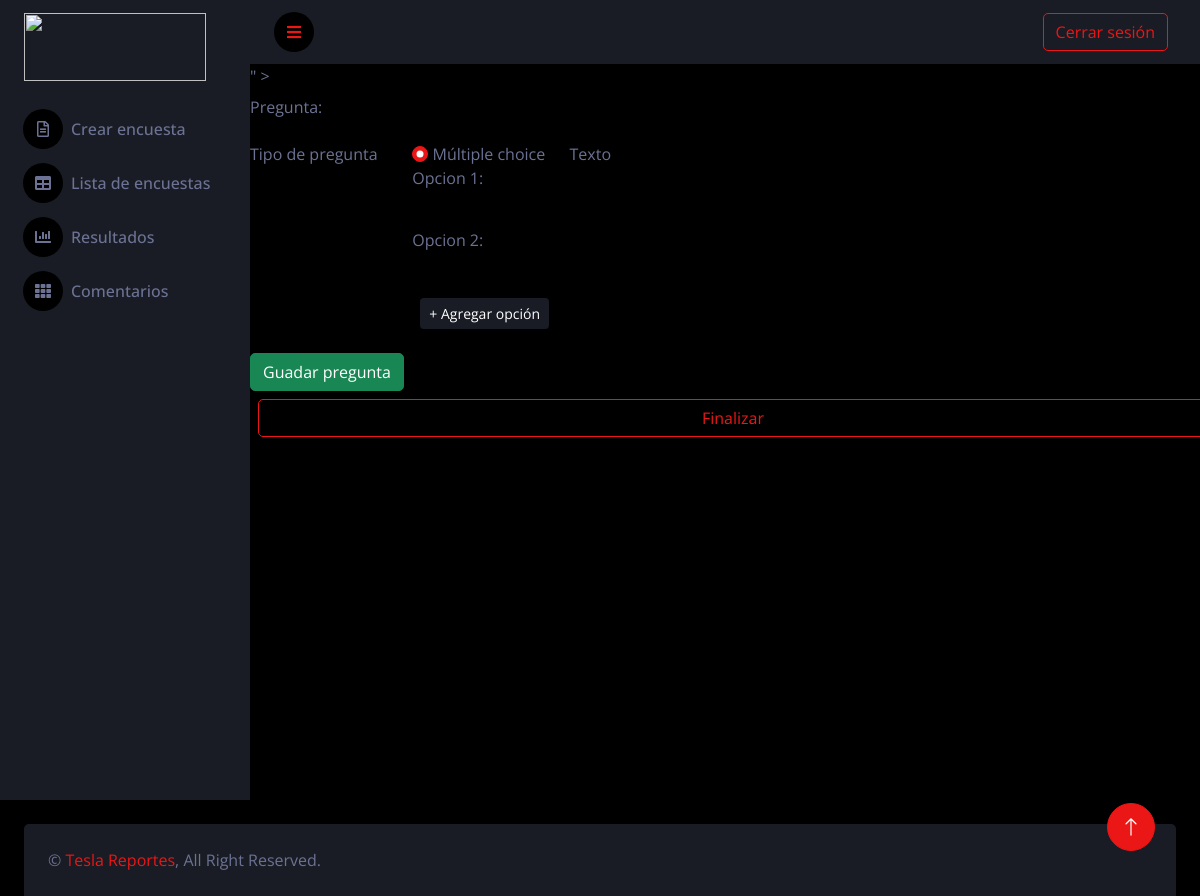
The app's page /crear_preguntas.php, older data.
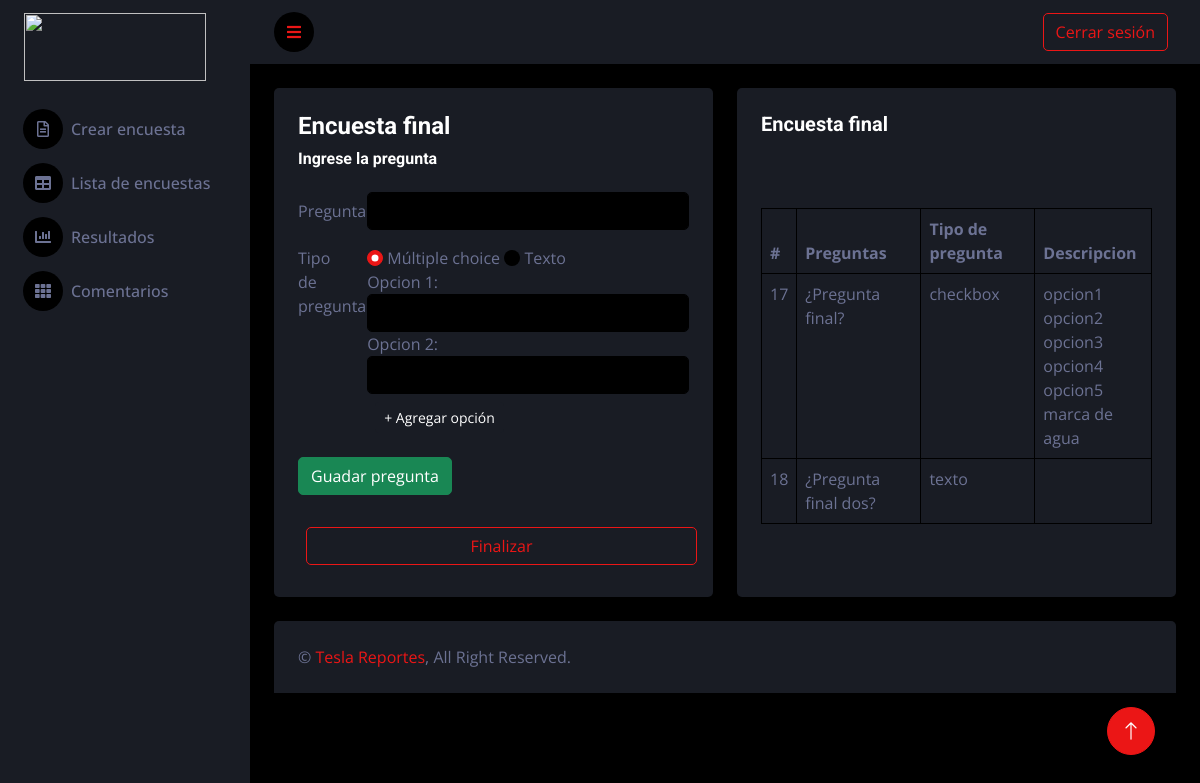
The same page, newer data.
### tables this page shows
CREATE TABLE `encuestas` (
  `id_encuesta` int(11) NOT NULL,
  `nombre_encuesta` text NOT NULL
);

CREATE TABLE `preguntas` (
  `id_pregunta` int(11) NOT NULL,
  `nombre_pregunta` text NOT NULL,
  `tipo_pregunta_id` int(11) NOT NULL,
  `encuesta_id` int(11) NOT NULL
);

CREATE TABLE `tipos_preguntas` (
  `id_tipo_pregunta` int(11) NOT NULL,
  `tipo` text NOT NULL
);

CREATE TABLE `opciones` (
  `id_opciones` int(11) NOT NULL,
  `descripcion` text NOT NULL,
  `pregunta_id` int(11) NOT NULL
);

### crear_preguntas.php (the view, shortened to what this page needs)
<?php
include "parte_superior.php";
include "conexion/conex.php";
$sql_encuesta= "SELECT nombre_encuesta, id_encuesta FROM encuestas ORDER BY id_encuesta DESC LIMIT 1;";
$resultado= mysqli_Query($conex,$sql_encuesta);
while($row= mysqli_fetch_array($resultado))
{
$grupo_id= $row[1];
$nombre_encuesta= $row[0];
?>
            <div class="container-fluid pt-4 px-4">
                <div class="row g-4">
                    <div class="col-sm-12 col-xl-6" >
                        <div class="bg-secondary rounded h-100 p-4">
                            <form action="back/guardar_pregunta.php" method="POST">
                                <h4> <?php echo $row[0];   ?> </h4>
                                <h6 class="mb-4">Ingrese la pregunta</h6>
                                <input style="position: absolute; visibility: hidden;" type="int" name="encuesta_id" value=" <?php echo $row[1]; }?>" >
                                <div class="row mb-3">
                                    <label for="inputEmail3" class="col-sm-2 col-form-label">Pregunta:</label>
                                    <div class="col-sm-10">
                                        <input name="nombre_pregunta" type="Text" class="form-control" id="inputEmail3" require>
                                    </div>
                                </div>
                                <fieldset class="row mb-3">
                                    <legend class="col-form-label col-sm-2 pt-0">Tipo de pregunta</legend>
                                    <div class="col-sm-10">
                                    <input class="form-check-input" type="radio" name="tipo_pregunta" id="gridRadios1" value="1" checked onclick="mostrar_checkbox();">
                                            <label class="form-check-label" for="gridRadios1">
                                             Múltiple choice
                                            </label>
                                            <input class="form-check-input" type="radio" name="tipo_pregunta" id="gridRadios1" value="2" onclick="mostrar_texto();">
                                            <label class="form-check-label">
                                                Texto
                                            </label>
                                        <div class="form-chek">
                                            <div id="checkbox">
                                                   <label>Opcion 1:</label> <input class="form-control" type="text" name="opcion_1" id="descripcion1">
                                                   <label>Opcion 2:</label> <input class="form-control" type="text" name="opcion_2" id="descripcion2">
                                                   <button type="button" class="btn btn-sm btn-secondary m-2" id="boton3" onclick="agregar_opcion3()">+ Agregar opción</button>
                                            </div>
                                        </div>
                                    </div>
                                </fieldset>
                                <button class="btn btn-success" type="submit">Guadar pregunta</button>
                            </form>
                            <br>
                            <a href="resultados.php"  class="btn btn-outline-primary w-100 m-2"> Finalizar</a>
                        </div>
                    </div>
<?php
 $sql= "SELECT id_pregunta, nombre_pregunta, tipo, nombre_encuesta
 FROM `preguntas`, tipos_preguntas,encuestas
 WHERE preguntas.encuesta_id = '$grupo_id' AND preguntas.tipo_pregunta_id = tipos_preguntas.id_tipo_pregunta
 AND encuestas.id_encuesta = '$grupo_id';";
 $resultado= mysqli_Query($conex,$sql);
 $sql2= "SELECT descripcion, pregunta_id FROM opciones, preguntas, encuestas, tipos_preguntas
 WHERE preguntas.encuesta_id = '$grupo_id' AND preguntas.tipo_pregunta_id = tipos_preguntas.id_tipo_pregunta
 AND encuestas.id_encuesta = '$grupo_id' AND opciones.pregunta_id = preguntas.id_pregunta;";
 $resultado2= mysqli_Query($conex, $sql2);
 if(mysqli_num_rows($resultado)>0)
{
?>
                    <div class="col-sm-12 col-xl-6">
                        <div class="bg-secondary rounded h-100 p-4">
                            <h5 class="mb-4"> <?php echo $nombre_encuesta; ?> </h5>
                            <table class="table table-bordered">
                                <thead>
                                    <tr>
                                        <th scope="col">#</th>
                                        <th scope="col">Preguntas</th>
                                        <th scope="col">Tipo de pregunta</th>
                                        <th scope="col">Descripcion</th>
                                    </tr>
                                </thead>
                                <?php
                                while($row= mysqli_fetch_array($resultado))
                                    {
                                ?>
                                <tbody>
                                    <tr>
                                        <?php
                                       echo  '<td>'.$row[0].'</td>';
                                        echo '<td>'.$row[1].'</td>';
                                        echo '<td>'.$row[2].'</td>';
                                        echo '<td>';
                                             while($row2= mysqli_fetch_array($resultado2))
                                             {
                                                echo $row2[0];
                                                echo '<br>';
                                             }
                                        echo '</td> ';
                                        echo '<br>';
                                    }
                                    ?>
                                    </tr>
                                </tbody>
                            </table>
                        </div>
                    </div>
<?php
}
?>
                </div>
            </div>
<?php
include "parte_inferior.php";
?>

### parte_superior.php (shortened to what this page needs)
<!DOCTYPE html>
<html lang="es">
<head>
    <link href="https://cdnjs.cloudflare.com/ajax/libs/font-awesome/5.10.0/css/all.min.css" rel="stylesheet">
    <link href="https://cdn.jsdelivr.net/npm/bootstrap-icons@1.4.1/font/bootstrap-icons.css" rel="stylesheet">
    <link href="lib/owlcarousel/assets/owl.carousel.min.css" rel="stylesheet">
    <link href="lib/tempusdominus/css/tempusdominus-bootstrap-4.min.css" rel="stylesheet" />
    <link href="css/bootstrap.min.css" rel="stylesheet">
    <link href="css/style.css" rel="stylesheet">
</head>
<body>
    <div class="container-fluid position-relative d-flex p-0">
        <div class="sidebar pe-3 pb-3">
            <nav class="navbar bg-secondary navbar-dark">
                <a href="/tesla_encuesta/resultados.php" class="navbar-brand mx-4 mb-3">
                <img style="width: 182px; height: 68px;" src="https://institutotesla.com.ar/wp-content/themes/institutotesla/assets/img/logo_footer.svg" alt="">
                </a>
                <div class="navbar-nav w-100">
                    <a href="Crear_encuesta.php" class="nav-item nav-link"><i class="far fa-file-alt me-2"></i>Crear encuesta</a>
                    <a href="/tesla_encuesta/listaEncuestas.php" class="nav-item nav-link"><i class="fa fa-table me-2"></i>Lista de encuestas</a>
                    <a href="/tesla_encuesta/resultados.php" class="nav-item nav-link"><i class="fa fa-chart-bar me-2"></i>Resultados</a>
                    <a href="/tesla_encuesta/comentarios.php" class="nav-item nav-link"><i class="fa fa-th me-2"></i>Comentarios</a>
                </div>
            </nav>
        </div>
        <div class="content">
            <nav class="navbar navbar-expand bg-secondary navbar-dark sticky-top px-4 py-0" style="height: 4rem;">
                <a href="#" class="sidebar-toggler flex-shrink-0">
                    <i class="fa fa-bars"></i>
                </a>
                <div class="navbar-nav align-items-center ms-auto">
                    <a href="./login/login.php" class="btn btn-outline-primary m-2">Cerrar sesión</a>
                </div>
            </nav>

### parte_inferior.php (shortened to what this page needs)
<div class="container-fluid pt-4 px-4">
    <div class="bg-secondary rounded-top p-4">
        <div class="row">
            <div class="col-12 col-sm-6 text-center text-sm-start">
                &copy; <a href="#">Tesla Reportes</a>, All Right Reserved.
            </div>
        </div>
    </div>
</div>
</div>
<a href="#" class="btn btn-lg btn-primary btn-lg-square back-to-top"><i class="bi bi-arrow-up"></i></a>
</div>
</body>
</html>

### css/style.css (style rules this page uses)
:root { --primary: #EB1616; --secondary: #191C24; --light: #6C7293; --dark: #000000; }
.back-to-top { position: fixed; display: none; right: 45px; bottom: 45px; z-index: 99; }
.btn { transition: .5s; }
.btn-lg-square { width: 48px; height: 48px; }
.btn-square, .btn-sm-square, .btn-lg-square { padding: 0; display: inline-flex; align-items: center; justify-content: center; font-weight: normal; border-radius: 50px; }
.sidebar { position: fixed; top: 0; left: 0; bottom: 0; width: 250px; height: 100vh; overflow-y: auto; background: var(--secondary); transition: 0.5s; z-index: 999; }
.content { margin-left: 250px; min-height: 100vh; background: var(--dark); transition: 0.5s; }
@media (min-width: 992px) { .sidebar { margin-left: 0; } }
@media (min-width: 992px) { .content { width: calc(100% - 250px); } }
.sidebar .navbar .navbar-nav .nav-link { padding: 7px 20px; color: var(--light); font-weight: 500; border-left: 3px solid var(--secondary); border-radius: 0 30px 30px 0; outline: none; }
.sidebar .navbar .navbar-nav .nav-link i { width: 40px; height: 40px; display: inline-flex; align-items: center; justify-content: center; background: var(--dark); border-radius: 40px; }
.content .navbar .sidebar-toggler, .content .navbar .navbar-nav .nav-link i { width: 40px; height: 40px; display: inline-flex; align-items: center; justify-content: center; background: var(--dark); border-radius: 40px; }

Row changes from the older to the newer data that the page shows:
added encuestas: nombre_encuesta "Encuesta final"
added preguntas: id_pregunta "17", nombre_pregunta "¿Pregunta final?", tipo_pregunta.tipo "checkbox"
added opciones: descripcion "opcion1"
added opciones: descripcion "opcion2"
added opciones: descripcion "opcion3"
added opciones: descripcion "opcion4"
added opciones: descripcion "opcion5"
added opciones: descripcion "marca de agua"
added preguntas: id_pregunta "18", nombre_pregunta "¿Pregunta final dos?", tipo_pregunta.tipo "texto"
Text that changed along with them:
text now shown: "# Preguntas Tipo de pregunta Descripcion"
